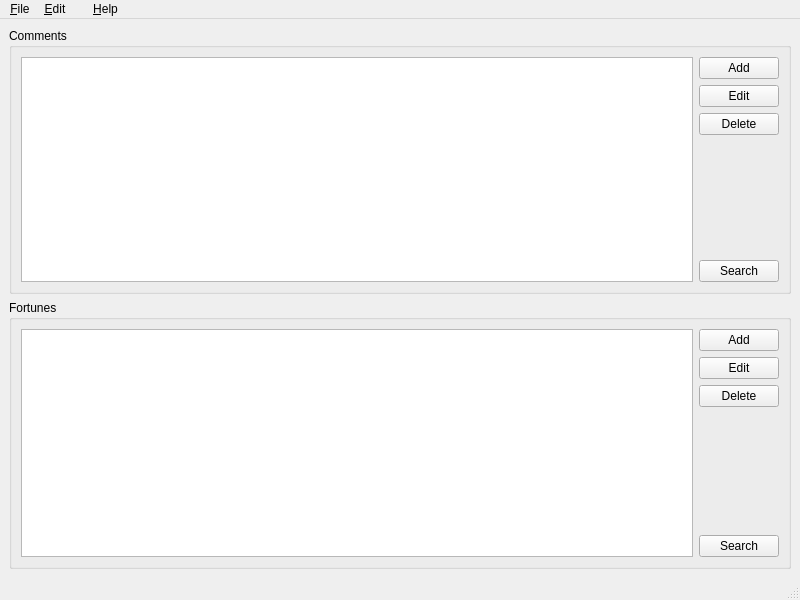
<?xml version="1.0" encoding="UTF-8"?>
<ui version="4.0">
 <class>MainWindow</class>
 <widget class="QMainWindow" name="MainWindow">
  <property name="geometry">
   <rect>
    <x>0</x>
    <y>0</y>
    <width>800</width>
    <height>600</height>
   </rect>
  </property>
  <property name="minimumSize">
   <size>
    <width>800</width>
    <height>600</height>
   </size>
  </property>
  <property name="windowTitle">
   <string>omiquji</string>
  </property>
  <property name="windowIcon">
   <iconset resource="../omiquji.qrc">
    <normaloff>:/images/omiquji.png</normaloff>:/images/omiquji.png</iconset>
  </property>
  <widget class="QWidget" name="centralwidget">
   <layout class="QVBoxLayout" name="verticalLayout_3" stretch="0,1">
    <item>
     <widget class="QGroupBox" name="commentBox">
      <property name="minimumSize">
       <size>
        <width>782</width>
        <height>266</height>
       </size>
      </property>
      <property name="title">
       <string>Comments</string>
      </property>
      <layout class="QGridLayout" name="gridLayout">
       <item row="0" column="0">
        <widget class="QListWidget" name="commentList"/>
       </item>
       <item row="0" column="1">
        <layout class="QVBoxLayout" name="verticalLayout">
         <property name="sizeConstraint">
          <enum>QLayout::SetDefaultConstraint</enum>
         </property>
         <item>
          <widget class="QPushButton" name="addCommentButton">
           <property name="text">
            <string>Add</string>
           </property>
          </widget>
         </item>
         <item>
          <widget class="QPushButton" name="editCommentButton">
           <property name="text">
            <string>Edit</string>
           </property>
          </widget>
         </item>
         <item>
          <widget class="QPushButton" name="deleteCommentButton">
           <property name="text">
            <string>Delete</string>
           </property>
          </widget>
         </item>
         <item>
          <spacer name="verticalSpacer">
           <property name="orientation">
            <enum>Qt::Vertical</enum>
           </property>
           <property name="sizeHint" stdset="0">
            <size>
             <width>20</width>
             <height>40</height>
            </size>
           </property>
          </spacer>
         </item>
         <item>
          <widget class="QPushButton" name="searchCommentButton">
           <property name="text">
            <string>Search</string>
           </property>
          </widget>
         </item>
        </layout>
       </item>
      </layout>
     </widget>
    </item>
    <item>
     <widget class="QGroupBox" name="fortuneBox">
      <property name="minimumSize">
       <size>
        <width>782</width>
        <height>266</height>
       </size>
      </property>
      <property name="title">
       <string>Fortunes</string>
      </property>
      <layout class="QGridLayout" name="gridLayout_2">
       <item row="0" column="0">
        <widget class="QListWidget" name="fortuneList"/>
       </item>
       <item row="0" column="1">
        <layout class="QVBoxLayout" name="verticalLayout_2">
         <property name="sizeConstraint">
          <enum>QLayout::SetDefaultConstraint</enum>
         </property>
         <item>
          <widget class="QPushButton" name="addFortuneButton">
           <property name="text">
            <string>Add</string>
           </property>
          </widget>
         </item>
         <item>
          <widget class="QPushButton" name="editFortuneButton">
           <property name="text">
            <string>Edit</string>
           </property>
          </widget>
         </item>
         <item>
          <widget class="QPushButton" name="deleteFortuneButton">
           <property name="text">
            <string>Delete</string>
           </property>
          </widget>
         </item>
         <item>
          <spacer name="verticalSpacer_2">
           <property name="orientation">
            <enum>Qt::Vertical</enum>
           </property>
           <property name="sizeHint" stdset="0">
            <size>
             <width>20</width>
             <height>40</height>
            </size>
           </property>
          </spacer>
         </item>
         <item>
          <widget class="QPushButton" name="searchFortuneButton">
           <property name="text">
            <string>Search</string>
           </property>
          </widget>
         </item>
        </layout>
       </item>
      </layout>
     </widget>
    </item>
   </layout>
  </widget>
  <widget class="QMenuBar" name="menubar">
   <property name="geometry">
    <rect>
     <x>0</x>
     <y>0</y>
     <width>800</width>
     <height>22</height>
    </rect>
   </property>
   <widget class="QMenu" name="menu_File">
    <property name="title">
     <string>&amp;File</string>
    </property>
    <addaction name="action_New"/>
    <addaction name="action_Open"/>
    <addaction name="actionOpenRecentFiles"/>
    <addaction name="action_Save"/>
    <addaction name="actionSave_As"/>
    <addaction name="separator"/>
    <addaction name="action_Close"/>
    <addaction name="action_Quit"/>
   </widget>
   <widget class="QMenu" name="menu_Help">
    <property name="title">
     <string>&amp;Help</string>
    </property>
    <addaction name="action_About"/>
    <addaction name="actionAbout_Qt"/>
   </widget>
   <widget class="QMenu" name="menuEdit">
    <property name="title">
     <string>&amp;Edit</string>
    </property>
    <widget class="QMenu" name="menuFind">
     <property name="title">
      <string>Find</string>
     </property>
     <addaction name="actionSearch_in_Comments"/>
     <addaction name="actionSearch_in_Fortunes"/>
    </widget>
    <addaction name="actionCut"/>
    <addaction name="actionCopy"/>
    <addaction name="actionPaste"/>
    <addaction name="separator"/>
    <addaction name="menuFind"/>
   </widget>
   <widget class="QMenu" name="menuSeparator">
    <property name="enabled">
     <bool>false</bool>
    </property>
    <property name="title">
     <string/>
    </property>
    <property name="separatorsCollapsible">
     <bool>true</bool>
    </property>
   </widget>
   <addaction name="menu_File"/>
   <addaction name="menuEdit"/>
   <addaction name="menuSeparator"/>
   <addaction name="menu_Help"/>
  </widget>
  <widget class="QStatusBar" name="statusbar"/>
  <action name="action_Open">
   <property name="text">
    <string>&amp;Open</string>
   </property>
   <property name="shortcut">
    <string>Ctrl+O</string>
   </property>
  </action>
  <action name="action_Save">
   <property name="text">
    <string>&amp;Save</string>
   </property>
   <property name="shortcut">
    <string>Ctrl+S</string>
   </property>
  </action>
  <action name="actionSave_As">
   <property name="text">
    <string>Save &amp;As</string>
   </property>
  </action>
  <action name="action_Close">
   <property name="text">
    <string>&amp;Close</string>
   </property>
   <property name="shortcut">
    <string>Ctrl+W</string>
   </property>
  </action>
  <action name="action_Quit">
   <property name="text">
    <string>&amp;Quit</string>
   </property>
   <property name="shortcut">
    <string>Ctrl+Q</string>
   </property>
  </action>
  <action name="action_About">
   <property name="text">
    <string>&amp;About Omiquji</string>
   </property>
  </action>
  <action name="actionAbout_Qt">
   <property name="text">
    <string>About &amp;Qt</string>
   </property>
  </action>
  <action name="action_New">
   <property name="text">
    <string>&amp;New</string>
   </property>
   <property name="shortcut">
    <string>Ctrl+N</string>
   </property>
  </action>
  <action name="actionCut">
   <property name="text">
    <string>&amp;Cut</string>
   </property>
   <property name="shortcut">
    <string>Ctrl+X</string>
   </property>
  </action>
  <action name="actionCopy">
   <property name="text">
    <string>C&amp;opy</string>
   </property>
   <property name="shortcut">
    <string>Ctrl+C</string>
   </property>
  </action>
  <action name="actionPaste">
   <property name="text">
    <string>&amp;Paste</string>
   </property>
   <property name="shortcut">
    <string>Ctrl+V</string>
   </property>
  </action>
  <action name="actionOpenRecentFiles">
   <property name="enabled">
    <bool>false</bool>
   </property>
   <property name="text">
    <string>Open Recent</string>
   </property>
   <property name="toolTip">
    <string>Open Recent Files</string>
   </property>
  </action>
  <action name="actionSearch_in_Comments">
   <property name="text">
    <string>Search in Co&amp;mments</string>
   </property>
   <property name="shortcut">
    <string>Ctrl+M</string>
   </property>
  </action>
  <action name="actionSearch_in_Fortunes">
   <property name="text">
    <string>Search in &amp;Fortunes</string>
   </property>
   <property name="shortcut">
    <string>Ctrl+F</string>
   </property>
  </action>
 </widget>
 <resources>
  <include location="../omiquji.qrc"/>
 </resources>
 <connections/>
</ui>
